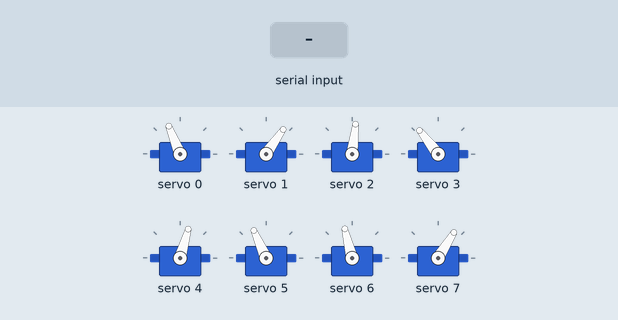
Simulated run of this sketch. Board: ESP32. On the bench: 8 × servo. Inputs (shaded band) come from the test bench. What the sketch prints to the serial monitor is not drawn.

Above: at 12.2 s.
12.3 s: "2" received over Serial
At 12.98 s:
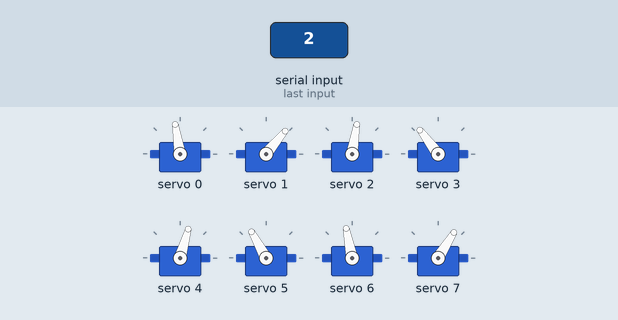
15.3 s: "1" received over Serial
18.3 s: "0" received over Serial
Timing chart, 0 to 21.3 s (numbered marks = the images above; inputs shaded):
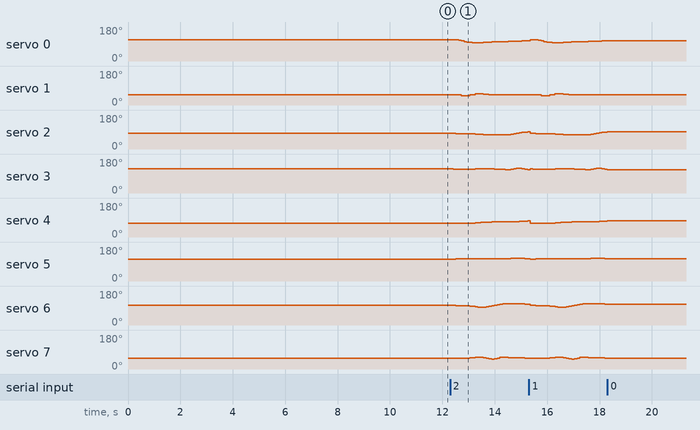

Measured:
- after the input at 12.3 s, servo 0: 112° → 109° after 0.32 s, → 106° 0.11 s later, → 102° 0.11 s later, → 99° 0.11 s later, … (16 changes in this stretch); servo 1: 55° → 53° after 0.32 s, → 49° 0.11 s later, → 48° 0.11 s later, → 50° 0.11 s later, … (17 changes in this stretch)
- after the input at 18.3 s, servo 0: stops changing and stays 107°; servo 1: stops changing and stays 53°; servo 2: stops changing and stays 91°; servo 3: stops changing and stays 124°; servo 4: stops changing and stays 85°

The sketch:

3D_SS_14.ino
```cpp
// HOW TO:
// ------------------------------
// Serial input = 2 -> Steps through gait sequence once and stops at the end.
// Serial input = 1 -> Steps through gait sequence in a loop.
// Serial input = 0 -> Stops infinite loop at the node where it is at that moment

//Gait template
#include <Wire.h>
#include <Adafruit_PWMServoDriver.h>

Adafruit_PWMServoDriver pca9685 = Adafruit_PWMServoDriver();

#define SERVO_FREQ 300
#define SER0 0 //Hip 1
#define SER1 1 //Knee 1
#define SER2 2 //Hip 2
#define SER3 3 //Knee 2
#define SER4 4 //Hip 3
#define SER5 5 //Knee 3
#define SER6 6 //Hip 4
#define SER7 7 //Knee 4


// Insert servo angles here:
// For 3D gaits, these angles are obtained from linearisation.py
// For 2D gaits, these angles are obtained from 2D_trajectory_reader.py
float SS_servo0[] = {-0.44712459, -0.45271511, -0.43990077, -0.37687859, -0.29982476, -0.22151308, -0.15238036, -0.11362582, -0.08395613, -0.0590196 , -0.05884561, -0.09176707, -0.12484843, -0.14995616, -0.17012292, -0.18777002, -0.20192335, -0.21289319, -0.22270221, -0.23272015, -0.24112881, -0.2474658 , -0.25675821, -0.26748549, -0.28198002, -0.29605859, -0.30969699, -0.32466185, -0.34145789, -0.35870059, -0.37602773, -0.38991799, -0.40048528, -0.40930064, -0.41610862, -0.42409823, -0.42923778, -0.43645213, -0.44245514, -0.4451758 };
float SS_servo1[] = {0.79205686, 0.7756421 , 0.78513399, 0.85299174, 0.93546096, 0.97632007, 0.91812817, 0.84483413, 0.76908653, 0.69775435, 0.66473661, 0.69591814, 0.73444948, 0.76294075, 0.7836815 , 0.80186263, 0.82064474, 0.83516132, 0.84205572, 0.8343278 , 0.81078065, 0.78772482, 0.7841614 , 0.79159044, 0.81088283, 0.82430626, 0.82644656, 0.83228625, 0.84069453, 0.84726855, 0.85018465, 0.84564366, 0.83966983, 0.83400158, 0.82385163, 0.81830407, 0.81765892, 0.82258292, 0.82122325, 0.80114793};
float SS_servo2[] = {-0.28171111, -0.29033983, -0.29993595, -0.30423079, -0.31172777, -0.32087903, -0.33101658, -0.34525464, -0.36263486, -0.38159031, -0.40296372, -0.42388681, -0.4392079 , -0.4507401 , -0.45966762, -0.46371151, -0.46563799, -0.46231483, -0.45999149, -0.46063757, -0.45853417, -0.44179538, -0.38993701, -0.31840134, -0.24616558, -0.19204672, -0.16035615, -0.12865876, -0.10280095, -0.09643197, -0.12287957, -0.16004667, -0.18839279, -0.21007645, -0.22826337, -0.24444208, -0.25378333, -0.26180154, -0.26925346, -0.27685834};
float SS_servo3[] = {0.772218  , 0.76105686, 0.7437662 , 0.732441  , 0.73531385, 0.74267586, 0.74608245, 0.75187164, 0.76089647, 0.77020782, 0.77828891, 0.78293129, 0.78358027, 0.78258115, 0.77884357, 0.76908214, 0.76323417, 0.75049757, 0.73456098, 0.70948483, 0.66811238, 0.65960203, 0.71851467, 0.78773012, 0.85781893, 0.8802925 , 0.80793808, 0.73442989, 0.66579304, 0.62957536, 0.65378485, 0.69872557, 0.73028137, 0.75173799, 0.76605869, 0.77839809, 0.78533425, 0.78913791, 0.78763791, 0.77558371};
float SS_servo4[] = {0.48385318, 0.48673715, 0.48726809, 0.48406514, 0.48508212, 0.48091895, 0.47681717, 0.46833241, 0.45894816, 0.44739596, 0.43174389, 0.41251023, 0.39393784, 0.37662027, 0.36194446, 0.34821983, 0.33607223, 0.32749082, 0.32342972, 0.31575945, 0.30607733, 0.29734238, 0.29127494, 0.28646155, 0.28214034, 0.27138763, 0.25749552, 0.23995415, 0.21964266, 0.19460551, 0.15998054, 0.1251494 , 0.1274868 , 0.15632884, 0.19368396, 0.24156875, 0.30349743, 0.37977067, 0.44722659, 0.48088731};
float SS_servo5[] = {-0.67788621, -0.71053078, -0.747416  , -0.75929237, -0.7709664 , -0.77247613, -0.78061479, -0.7867024 , -0.79318642, -0.79740312, -0.79973686, -0.79900867, -0.79363232, -0.78430995, -0.77696377, -0.76752387, -0.75373854, -0.74504816, -0.75001093, -0.76135738, -0.78103721, -0.79786627, -0.80827821, -0.81393046, -0.81631421, -0.80954451, -0.80617941, -0.79392743, -0.77654317, -0.75185184, -0.71138457, -0.67120379, -0.70384551, -0.77944799, -0.86736236, -0.91917547, -0.86729788, -0.79374426, -0.71217053, -0.66688805};
float SS_servo6[] = {0.25005908, 0.24810479, 0.24214569, 0.22974955, 0.2169628 , 0.20103505, 0.18504159, 0.16647476, 0.14407478, 0.11839704, 0.08535585, 0.06127465, 0.07560347, 0.10456466, 0.14211622, 0.18858928, 0.24744258, 0.3245344 , 0.39006082, 0.41874737, 0.42086375, 0.42208639, 0.41830263, 0.41336045, 0.40860607, 0.40299654, 0.40189232, 0.39685102, 0.39155917, 0.38479999, 0.37480586, 0.35987124, 0.34192158, 0.32570816, 0.31304579, 0.29772557, 0.28405609, 0.26966283, 0.26137658, 0.25167363};
float SS_servo7[] = {-0.69057867, -0.71534449, -0.74038509, -0.73556016, -0.72161122, -0.70012115, -0.68442737, -0.6686389 , -0.64735163, -0.62173518, -0.58685866, -0.57330753, -0.63186364, -0.7073123 , -0.79382297, -0.84297206, -0.78879663, -0.71175753, -0.62317871, -0.57024849, -0.60468604, -0.63937057, -0.65151341, -0.65413019, -0.65341489, -0.65676956, -0.67943035, -0.6925813 , -0.70556897, -0.7182872 , -0.72925313, -0.73188248, -0.72450435, -0.71661404, -0.71506714, -0.70532571, -0.68984272, -0.67261773, -0.67198904, -0.68012642};

int node=0;
int first=0;
int input=0;
int end_time=0;
int time_step=100000;
int steps = sizeof(SS_servo0)/sizeof(SS_servo0[0]);
int one_print = 0;

// -------------------Joint configurations-------------------
int servo0=0;
int servo0_deg=0;
int servo1=0;
int servo1_deg=0;
int servo2=0;
int servo2_deg=0;
int servo3=0;
int servo3_deg=0;
int servo4=0;
int servo4_deg=0;
int servo5=0;
int servo5_deg=0;
int servo6=0;
int servo6_deg=0;
int servo7=0;
int servo7_deg=0;

void setup() {
  Serial.begin(115200);
  pca9685.begin();

  pca9685.setOscillatorFrequency(27000000); //Value between 24MHz and 27MHz, tuned for this setup
  pca9685.setPWMFreq(SERVO_FREQ);
  delay (1000);

  servo0_deg=SS_servo0[0]/3.14159265*180;
  servo0=map(servo0_deg,-38,90,2200,1030);
  servo1_deg=SS_servo1[0]/3.14159265*180;
  servo1=map(servo1_deg,-90,90,2600,950);
  servo2_deg=SS_servo2[0]/3.14159265*180;
  servo2=map(servo2_deg,-38,90,1510,2730);
  servo3_deg=SS_servo3[0]/3.14159265*180;
  servo3=map(servo3_deg,-90,90,1100,2700);
  servo4_deg=SS_servo4[0]/3.14159265*180;
  servo4=map(servo4_deg,-90,38,2700,1500);
  servo5_deg=SS_servo5[0]/3.14159265*180;
  servo5=map(servo5_deg,-90,90,2600,930);
  servo6_deg=SS_servo6[0]/3.14159265*180;
  servo6=map(servo6_deg,-90,38,850,2250);
  servo7_deg=SS_servo7[0]/3.14159265*180;
  servo7=map(servo7_deg,-90,90,920,2620);

  pca9685.setPWM(SER0,0,servo0);
  pca9685.setPWM(SER1,0,servo1);
  pca9685.setPWM(SER2,0,servo2);
  pca9685.setPWM(SER3,0,servo3);
  pca9685.setPWM(SER4,0,servo4);
  pca9685.setPWM(SER5,0,servo5);
  pca9685.setPWM(SER6,0,servo6);
  pca9685.setPWM(SER7,0,servo7);

  Serial.print("Node:");
  Serial.println(node);
  Serial.print("servo0 -> rads:");
  Serial.print(SS_servo0[node]);
  Serial.print("        deg:");
  Serial.print(servo0_deg);
  Serial.print("        us:");
  Serial.println(servo0);
  Serial.print("servo1 -> rads:");
  Serial.print(SS_servo1[node]);
  Serial.print("        deg:");
  Serial.print(servo1_deg);
  Serial.print("        us:");
  Serial.println(servo1);
  Serial.print("servo2 -> rads:");
  Serial.print(SS_servo2[node]);
  Serial.print("        deg:");
  Serial.print(servo2_deg);
  Serial.print("        us:");
  Serial.println(servo2);
  Serial.print("servo3 -> rads:");
  Serial.print(SS_servo3[node]);
  Serial.print("        deg:");
  Serial.print(servo3_deg);
  Serial.print("        us:");
  Serial.println(servo3);
  Serial.print("servo4 -> rads:");
  Serial.print(SS_servo4[node]);
  Serial.print("        deg:");
  Serial.print(servo4_deg);
  Serial.print("        us:");
  Serial.println(servo4);
  Serial.print("servo5 -> rads:");
  Serial.print(SS_servo5[node]);
  Serial.print("        deg:");
  Serial.print(servo5_deg);
  Serial.print("        us:");
  Serial.println(servo5);
  Serial.print("servo6 -> rads:");
  Serial.print(SS_servo6[node]);
  Serial.print("        deg:");
  Serial.print(servo6_deg);
  Serial.print("        us:");
  Serial.println(servo6);
  Serial.print("servo7 -> rads:");
  Serial.print(SS_servo7[node]);
  Serial.print("        deg:");
  Serial.print(servo7_deg);
  Serial.print("        us:");
  Serial.println(servo7);

  Serial.println("10");
  delay(1000);
  Serial.println("9");
  delay(1000);
  Serial.println("8");
  delay(1000);
  Serial.println("7");
  delay(1000);
  Serial.println("6");
  delay(1000);
  Serial.println("5");
  delay(1000);
  Serial.println("4");
  delay(1000);
  Serial.println("3");
  delay(1000);
  Serial.println("2");
  delay(1000);
  Serial.println("1");
  delay(1000);

}

void loop()
{
  if(Serial.available()>0)
  {
    first=Serial.read();
    if(first=='2')
    {
      input=2;
      node=0;
      one_print=1;
    }
    if(first=='1')
    {
      input=1;
      node=0;
      one_print=1;
    }
    if(first=='0')
    {
      input=0;
    }
  }
  if(input==1 or input==2)
  {
      if(esp_timer_get_time()>=end_time)
      {
        servo0_deg=SS_servo0[node]/3.14159265*180;
        servo0=map(servo0_deg,-38,90,2200,1030);
        servo1_deg=SS_servo1[node]/3.14159265*180;
        servo1=map(servo1_deg,-90,90,2600,950);
        servo2_deg=SS_servo2[node]/3.14159265*180;
        servo2=map(servo2_deg,-38,90,1510,2730);
        servo3_deg=SS_servo3[node]/3.14159265*180;
        servo3=map(servo3_deg,-90,90,1100,2700);
        servo4_deg=SS_servo4[node]/3.14159265*180;
        servo4=map(servo4_deg,-90,38,2700,1500);
        servo5_deg=SS_servo5[node]/3.14159265*180;
        servo5=map(servo5_deg,-90,90,2600,930);
        servo6_deg=SS_servo6[node]/3.14159265*180;
        servo6=map(servo6_deg,-90,38,850,2250);
        servo7_deg=SS_servo7[node]/3.14159265*180;
        servo7=map(servo7_deg,-90,90,920,2620);

        pca9685.setPWM(SER0,0,servo0);
        pca9685.setPWM(SER1,0,servo1);
        pca9685.setPWM(SER2,0,servo2);
        pca9685.setPWM(SER3,0,servo3);
        pca9685.setPWM(SER4,0,servo4);
        pca9685.setPWM(SER5,0,servo5);
        pca9685.setPWM(SER6,0,servo6);
        pca9685.setPWM(SER7,0,servo7);

        node+=1;
        if(node>=steps and input==1)
        {
          Serial.print("Input:");
          Serial.println(input);
          node=0;
        }
        if(node>=steps and input==2)
        {
          Serial.print("Input:");
          Serial.println(input);
          input=0;
        }
         end_time=esp_timer_get_time()+time_step;
      }
   }

  if(input == 0)
  {
        pca9685.setPWM(SER0,0,servo0);
        pca9685.setPWM(SER1,0,servo1);
        pca9685.setPWM(SER2,0,servo2);
        pca9685.setPWM(SER3,0,servo3);
        pca9685.setPWM(SER4,0,servo4);
        pca9685.setPWM(SER5,0,servo5);
        pca9685.setPWM(SER6,0,servo6);
        pca9685.setPWM(SER7,0,servo7);

        if(one_print==1)
        {
          Serial.print("Input:");
          Serial.println(input);
          Serial.print("Node:");
          Serial.println(node);
          Serial.print("servo0 -> rads:");
          Serial.print(SS_servo0[node]);
          Serial.print("        deg:");
          Serial.print(servo0_deg);
          Serial.print("        us:");
          Serial.println(servo0);
          Serial.print("servo1 -> rads:");
          Serial.print(SS_servo1[node]);
          Serial.print("        deg:");
          Serial.print(servo1_deg);
          Serial.print("        us:");
          Serial.println(servo1);
          Serial.print("servo2 -> rads:");
          Serial.print(SS_servo2[node]);
          Serial.print("        deg:");
          Serial.print(servo2_deg);
          Serial.print("        us:");
          Serial.println(servo2);
          Serial.print("servo3 -> rads:");
          Serial.print(SS_servo3[node]);
          Serial.print("        deg:");
          Serial.print(servo3_deg);
          Serial.print("        us:");
          Serial.println(servo3);
          Serial.print("servo4 -> rads:");
          Serial.print(SS_servo4[node]);
          Serial.print("        deg:");
          Serial.print(servo4_deg);
          Serial.print("        us:");
          Serial.println(servo4);
          Serial.print("servo5 -> rads:");
          Serial.print(SS_servo5[node]);
          Serial.print("        deg:");
          Serial.print(servo5_deg);
          Serial.print("        us:");
          Serial.println(servo5);
          Serial.print("servo6 -> rads:");
          Serial.print(SS_servo6[node]);
          Serial.print("        deg:");
          Serial.print(servo6_deg);
          Serial.print("        us:");
          Serial.println(servo6);
          Serial.print("servo7 -> rads:");
          Serial.print(SS_servo7[node]);
          Serial.print("        deg:");
          Serial.print(servo7_deg);
          Serial.print("        us:");
          Serial.println(servo7);
          one_print=0;
        }

  }
}
```
